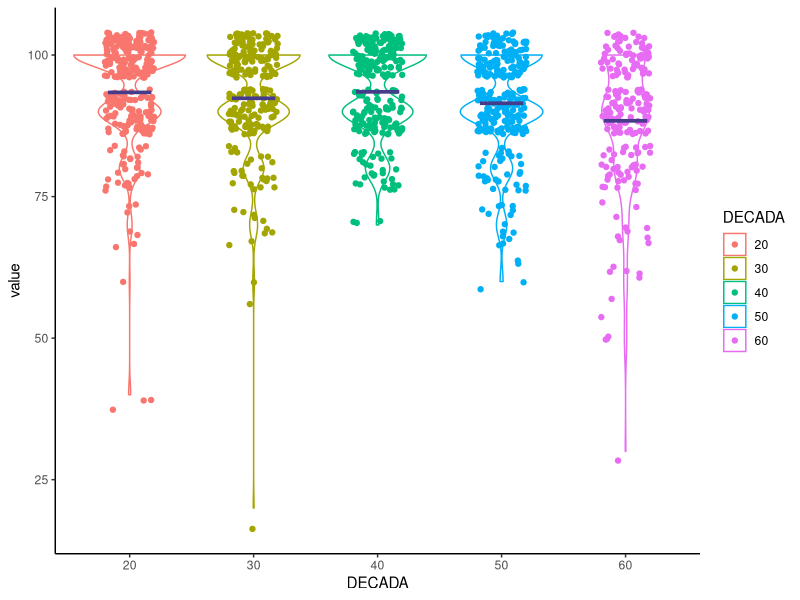
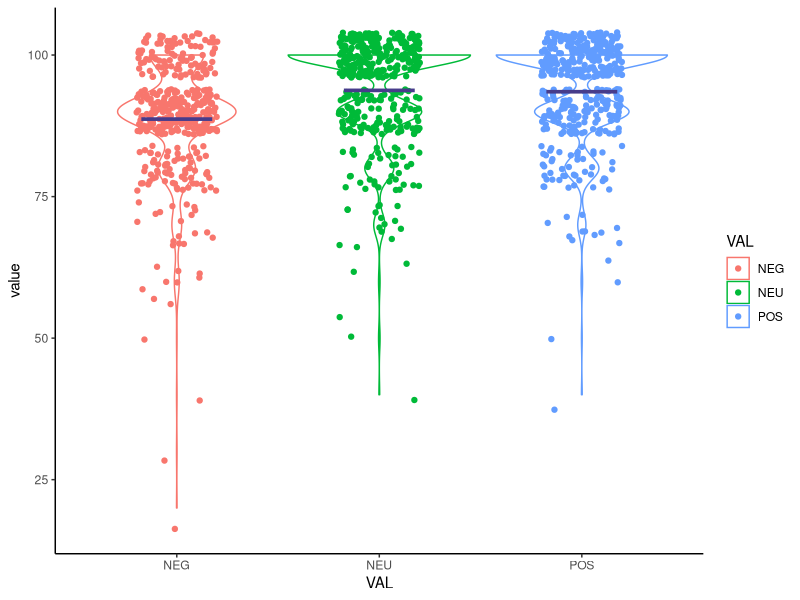

The R script that drew these images, in order: (Note: this script raises an error after producing the figures.)
library(plotrix)
library(readxl)
library(rstatix)
library(tidyverse)

#### BASES DE DATOS ####
# PARA RC, TR, EI #
data <- read_xlsx("Junto.xlsx",sheet = "TR_RC_EI")%>%
  gather(tip_cond_val, value, -c("ID","DECADA", "SEXO", "EDAD", "MoCA", "ESCOLARIDAD", 
                                 "CRI_Total_Z", "ENF_NEURO_FAM", "ENF_PSIC", "COVID",
                                 "EDIMBURGO", "IDARE_R_PUNTAJE", "IDARE_R_NIVEL",  
                                 "IDARE_E_PUNTAJE", "IDARE_E_NIVEL", "IDERE_R_PUNTAJE",
                                 "IDERE_R_NIVEL", "IDERE_E_PUNTAJE", "IDERE_E_NIVEL", 
                                 "SHIPLEY")) %>%
  separate(tip_cond_val, c("COND","TR_RC","TIPO", "VAL"), sep = "_")

data$DECADA <- as.factor(data$DECADA)
data$SEXO <- as.factor(data$SEXO)
data$ENF_NEURO_FAM <- as.factor(data$ENF_NEURO_FAM)
data$ENF_PSIC <- as.factor(data$ENF_PSIC)
data$COVID <- as.factor(data$COVID)
data$IDARE_R_NIVEL <- as.factor(data$IDARE_R_NIVEL)
data$IDARE_E_NIVEL <- as.factor(data$IDARE_E_NIVEL)
data$IDERE_R_NIVEL <- as.factor(data$IDERE_R_NIVEL)
data$IDERE_E_NIVEL <- as.factor(data$IDERE_E_NIVEL)
data$TR_RC <- as.factor(data$TR_RC)
data$COND <- as.factor(data$COND)
data$VAL <- as.factor(data$VAL)
data$TIPO <- as.factor(data$TIPO)

# PARA D PRIMA"
data1 <- read_xlsx("Junto.xlsx",sheet = "D_PRIMA")%>%
  gather(tip_cond_val, value, -c("ID","DECADA", "SEXO", "EDAD", "MoCA", "ESCOLARIDAD", 
                                 "CRI_Total_Z", "ENF_NEURO_FAM", "ENF_PSIC", "COVID",
                                 "EDIMBURGO", "IDARE_R_PUNTAJE", "IDARE_R_NIVEL",  
                                 "IDARE_E_PUNTAJE", "IDARE_E_NIVEL", "IDERE_R_PUNTAJE",
                                 "IDERE_R_NIVEL", "IDERE_E_PUNTAJE", "IDERE_E_NIVEL", 
                                 "SHIPLEY")) %>%
  separate(tip_cond_val, c("DPRIMA","COND","VAL"),
           sep = "_")

data1$DECADA <- as.factor(data1$DECADA)
data1$SEXO <- as.factor(data1$SEXO)
data1$ENF_NEURO_FAM <- as.factor(data1$ENF_NEURO_FAM)
data1$ENF_PSIC <- as.factor(data1$ENF_PSIC)
data1$COVID <- as.factor(data1$COVID)
data1$IDARE_R_NIVEL <- as.factor(data1$IDARE_R_NIVEL)
data1$IDARE_E_NIVEL <- as.factor(data1$IDARE_E_NIVEL)
data1$IDERE_R_NIVEL <- as.factor(data1$IDERE_R_NIVEL)
data1$IDERE_E_NIVEL <- as.factor(data1$IDERE_E_NIVEL)
data1$COND <- as.factor(data1$COND)
data1$VAL <- as.factor(data1$VAL)

# PARA COSTO DE TR ESCENAS - ROSTROS #
data5 <- read_xlsx("Junto.xlsx",sheet = "Costo_TR")%>%
  gather(tip_cond_val, value, -c("ID","DECADA", "SEXO", "EDAD", "MoCA", "ESCOLARIDAD", 
                                 "CRI_Total_Z", "ENF_NEURO_FAM", "ENF_PSIC", "COVID",
                                 "EDIMBURGO", "IDARE_R_PUNTAJE", "IDARE_R_NIVEL",  
                                 "IDARE_E_PUNTAJE", "IDARE_E_NIVEL", "IDERE_R_PUNTAJE",
                                 "IDERE_R_NIVEL", "IDERE_E_PUNTAJE", "IDERE_E_NIVEL", 
                                 "SHIPLEY")) %>%
  separate(tip_cond_val, c("COSTO","TR","TIPO", "VAL"),
           sep = "_")

data5$DECADA <- as.factor(data5$DECADA)
data5$SEXO <- as.factor(data5$SEXO)
data5$ENF_NEURO_FAM <- as.factor(data5$ENF_NEURO_FAM)
data5$ENF_PSIC <- as.factor(data5$ENF_PSIC)
data5$COVID <- as.factor(data5$COVID)
data5$IDARE_R_NIVEL <- as.factor(data5$IDARE_R_NIVEL)
data5$IDARE_E_NIVEL <- as.factor(data5$IDARE_E_NIVEL)
data5$IDERE_R_NIVEL <- as.factor(data5$IDERE_R_NIVEL)
data5$IDERE_E_NIVEL <- as.factor(data5$IDERE_E_NIVEL)
data5$COSTO <- as.factor(data5$COSTO)
data5$TR <- as.factor(data5$TR)
data5$TIPO <- as.factor(data5$TIPO)
data5$VAL <- as.factor(data5$VAL)

# PARA MOVIMIENTOS OCULARES #
data2 <- read_xlsx("Junto.xlsx",sheet = "INDICES")%>%
  gather(tip_cond_val, value, -c("ID","DECADA", "SEXO", "EDAD", "MoCA", "ESCOLARIDAD", 
                                 "CRI_Total_Z", "ENF_NEURO_FAM", "ENF_PSIC", "COVID",
                                 "EDIMBURGO", "IDARE_R_PUNTAJE", "IDARE_R_NIVEL",  
                                 "IDARE_E_PUNTAJE", "IDARE_E_NIVEL", "IDERE_R_PUNTAJE",
                                 "IDERE_R_NIVEL", "IDERE_E_PUNTAJE", "IDERE_E_NIVEL", 
                                 "SHIPLEY")) %>%
  separate(tip_cond_val, c("MECANISM","MEDICION","CALIF","FASE","ESTIMULO","TIPO","VAL"),
           sep = "_")
data2$DECADA <- as.factor(data2$DECADA)
data2$MECANISM <- as.factor(data2$MECANISM)
data2$MEDICION <- as.factor(data2$MEDICION)
data2$CALIF <- as.factor(data2$CALIF)
data2$FASE <- as.factor(data2$FASE)
data2$ESTIMULO <- as.factor(data2$ESTIMULO)
data2$TIPO <- as.factor(data2$TIPO)
data2$VAL <- as.factor(data2$VAL)

# RESTA DE ROSTROS Y ESCENAS #

data4 <- read_xlsx("Junto.xlsx",sheet = "COSTO_MECANISMOS")%>%
  gather(tip_cond_val, value, -c("ID","DECADA", "SEXO", "EDAD", "MoCA", "ESCOLARIDAD", 
                                 "CRI_Total_Z", "ENF_NEURO_FAM", "ENF_PSIC", "COVID",
                                 "EDIMBURGO", "IDARE_R_PUNTAJE", "IDARE_R_NIVEL",  
                                 "IDARE_E_PUNTAJE", "IDARE_E_NIVEL", "IDERE_R_PUNTAJE",
                                 "IDERE_R_NIVEL", "IDERE_E_PUNTAJE", "IDERE_E_NIVEL", 
                                 "SHIPLEY")) %>%
  separate(tip_cond_val, c("MECANISM","MEDICION","COND","VAL"),
           sep = "_")
data4$DECADA <- as.factor(data4$DECADA)
data4$MECANISM <- as.factor(data4$MECANISM)
data4$MEDICION <- as.factor(data4$MEDICION)
data4$COND <- as.factor(data4$COND)
data4$VAL <- as.factor(data4$VAL)


#### GRAFICAS DE VIOLIN RC, TR, EI, D PRIMA ####

# RC # 
filter(data, TR_RC == "RC", !COND=="PAS", !VAL=="TOT", TIPO=="TG") %>%
  ggplot(aes(y = value, x = DECADA, color=DECADA)) +
  geom_violin(alpha = 0.5) +
  geom_jitter(position = position_jitter(seed = 1, width = 0.2)) +
  theme(legend.position = "none") +
  theme_classic() +
  stat_summary(fun = "mean",
               geom = "crossbar", 
               width = 0.35,
               color = "#473C8B")

filter(data, TR_RC == "RC", !COND=="PAS", !VAL=="TOT", TIPO=="TG") %>%
  ggplot(aes(y = value, x = VAL, color=VAL)) +
  geom_violin(alpha = 0.5) +
  geom_jitter(position = position_jitter(seed = 1, width = 0.2)) +
  theme(legend.position = "none") +
  theme_classic() +
  stat_summary(fun = "mean",
               geom = "crossbar", 
               width = 0.35,
               color = "#473C8B")

filter(data, TR_RC == "RC", !COND=="PAS", !VAL=="TOT", TIPO=="TG") %>%
  summarySE(measurevar = "value", groupvars = c("VAL","COND"))%>%
  ggplot(aes(y=value, x=VAL, fill= COND)) +
  geom_col(position = "dodge") +
  theme_classic() +
  geom_errorbar(aes(ymin = value - sd, ymax = value + sd),
                position = "dodge")


# TR #
filter(data, TR_RC == "TR", !COND=="PAS", !VAL=="TOT", TIPO=="TG") %>%
  ggplot(aes(y = value, x = DECADA, color=DECADA)) +
  geom_violin(alpha = 0.5) +
  geom_jitter(position = position_jitter(seed = 1, width = 0.2)) +
  theme(legend.position = "none") +
  theme_classic() +
  stat_summary(fun = "mean",
               geom = "crossbar", 
               width = 0.35,
               color = "#473C8B")

filter(data, TR_RC == "TR", !COND=="PAS", !VAL=="TOT", TIPO=="TG") %>%
  ggplot(aes(y = value, x = COND, color=COND)) +
  geom_violin(alpha = 0.5) +
  geom_jitter(position = position_jitter(seed = 1, width = 0.2)) +
  theme(legend.position = "none") +
  theme_classic() +
  stat_summary(fun = "mean",
               geom = "crossbar", 
               width = 0.35,
               color = "#473C8B")


# COSTO TR #

filter(data5, !VAL=="TOT") %>%
  ggplot(aes(y = value, x = DECADA, color=DECADA)) +
  geom_violin(alpha = 0.5) +
  geom_jitter(position = position_jitter(seed = 1, width = 0.2)) +
  theme(legend.position = "none") +
  theme_classic() +
  stat_summary(fun = "mean",
               geom = "crossbar", 
               width = 0.35,
               color = "#473C8B")


# EI #
filter(data, TR_RC == "EI", !COND=="PAS", !VAL=="TOT", TIPO=="TG") %>%
  ggplot(aes(y = value, x = DECADA, color=DECADA)) +
  geom_violin(alpha = 0.5) +
  geom_jitter(position = position_jitter(seed = 1, width = 0.2)) +
  theme(legend.position = "none") +
  theme_classic() +
  stat_summary(fun = "mean",
               geom = "crossbar", 
               width = 0.35,
               color = "#473C8B")

filter(data, TR_RC == "EI", !COND=="PAS", !VAL=="TOT", TIPO=="TG") %>%
  ggplot(aes(y = value, x = COND, color=COND)) +
  geom_violin(alpha = 0.5) +
  geom_jitter(position = position_jitter(seed = 1, width = 0.2)) +
  theme(legend.position = "none") +
  theme_classic() +
  stat_summary(fun = "mean",
               geom = "crossbar", 
               width = 0.35,
               color = "#473C8B")

filter(data, TR_RC == "EI", !COND=="PAS", !VAL=="TOT", TIPO=="TG") %>%
  ggplot(aes(y = value, x = VAL, color= VAL)) +
  geom_violin(alpha = 0.5) +
  geom_jitter(position = position_jitter(seed = 1, width = 0.2)) +
  theme(legend.position = "none") +
  theme_classic() +
  stat_summary(fun = "mean",
               geom = "crossbar", 
               width = 0.35,
               color = "#473C8B")


# D PRIMA #
filter(data1, !VAL=="TOT") %>%
  ggplot(aes(y = value, x = DECADA, color=DECADA)) +
  geom_violin(alpha = 0.5) +
  geom_jitter(position = position_jitter(seed = 1, width = 0.2)) +
  theme(legend.position = "none") +
  theme_classic() +
  stat_summary(fun = "mean",
               geom = "crossbar", 
               width = 0.35,
               color = "#473C8B")

filter(data1, !VAL=="TOT") %>%
  summarySE(measurevar = "value", groupvars = c("COND","VAL"))%>%
  ggplot(aes(y=value, x=VAL, fill= COND)) +
  geom_col(position = "dodge") + 
  geom_errorbar(aes(ymin = value - sd, ymax = value + sd),
                position = "dodge")

#### GRAFICAS DE VIOLIN MOVIMIENTOS OCULARES ####

# AMPLIFICACION #
filter(data2, MECANISM== "AMP", MEDICION=="NUM", CALIF=="COR", FASE== "COD", ESTIMULO== "ESC", TIPO=="TG", !VAL=="TOT") %>%
  ggplot(aes(y = value, x = DECADA, color=DECADA)) +
  geom_violin(alpha = 0.5) +
  geom_jitter(position = position_jitter(seed = 1, width = 0.2)) +
  theme(legend.position = "none") +
  theme_classic() +
  stat_summary(fun = "mean",
               geom = "crossbar", 
               width = 0.35,
               color = "#473C8B")

filter(data2, MECANISM== "AMP", MEDICION=="DUR", CALIF=="COR", FASE== "COD", ESTIMULO== "ESC", TIPO=="TG", !VAL=="TOT") %>%
  ggplot(aes(y = value, x = DECADA, color=DECADA)) +
  geom_violin(alpha = 0.5) +
  geom_jitter(position = position_jitter(seed = 1, width = 0.2)) +
  theme(legend.position = "none") +
  theme_classic() +
  stat_summary(fun = "mean",
               geom = "crossbar", 
               width = 0.35,
               color = "#473C8B")

filter(data2, MECANISM== "AMP", MEDICION=="DUR", CALIF=="COR", FASE== "COD", ESTIMULO== "ESC", TIPO=="TG", !VAL=="TOT") %>%
  ggplot(aes(y = value, x = VAL, color=VAL)) +
  geom_violin(alpha = 0.5) +
  geom_jitter(position = position_jitter(seed = 1, width = 0.2)) +
  theme(legend.position = "none") +
  theme_classic() +
  stat_summary(fun = "mean",
               geom = "crossbar", 
               width = 0.35,
               color = "#473C8B")

# SUPRESION #

filter(data2, MECANISM== "SUP", MEDICION=="NUM", CALIF=="COR", FASE== "COD", ESTIMULO== "ESC", TIPO=="TG", !VAL=="TOT") %>%
  ggplot(aes(y = value, x = DECADA, color=DECADA)) +
  geom_violin(alpha = 0.5) +
  geom_jitter(position = position_jitter(seed = 1, width = 0.2)) +
  theme(legend.position = "none") +
  theme_classic() +
  stat_summary(fun = "mean",
               geom = "crossbar", 
               width = 0.35,
               color = "#473C8B")

filter(data2, MECANISM== "SUP", MEDICION=="DUR", CALIF=="COR", FASE== "COD", ESTIMULO== "ESC", TIPO=="TG", !VAL=="TOT") %>%
  ggplot(aes(y = value, x = DECADA, color=DECADA)) +
  geom_violin(alpha = 0.5) +
  geom_jitter(position = position_jitter(seed = 1, width = 0.2)) +
  theme(legend.position = "none") +
  theme_classic() +
  stat_summary(fun = "mean",
               geom = "crossbar", 
               width = 0.35,
               color = "#473C8B")

# COSTO ROSTROS - ESCENAS #

filter(data4, MECANISM== "RAMP", MEDICION=="NUM", !VAL=="TOT") %>%
  ggplot(aes(y = value, x = COND, color=COND)) +
  geom_violin(alpha = 0.5) +
  geom_jitter(position = position_jitter(seed = 1, width = 0.2)) +
  theme(legend.position = "none") +
  theme_classic() +
  stat_summary(fun = "mean",
               geom = "crossbar", 
               width = 0.35,
               color = "#473C8B")

filter(data4, MECANISM== "RAMP", MEDICION=="NUM", !VAL=="TOT") %>%
  summarySE(measurevar = "value", groupvars = c("DECADA", "COND"))%>%
  ggplot(aes(y=value, x=COND, fill= DECADA)) +
  geom_col(position = "dodge") + 
  geom_errorbar(aes(ymin = value - sd, ymax = value + sd),
                position = "dodge")

filter(data4, MECANISM== "RAMP", MEDICION=="DUR", !VAL=="TOT") %>%
  ggplot(aes(y = value, x = COND, color=COND)) +
  geom_violin(alpha = 0.5) +
  geom_jitter(position = position_jitter(seed = 1, width = 0.2)) +
  theme(legend.position = "none") +
  theme_classic() +
  stat_summary(fun = "mean",
               geom = "crossbar", 
               width = 0.35,
               color = "#473C8B")

filter(data4, MECANISM== "RAMP", MEDICION=="DUR", !VAL=="TOT") %>%
  summarySE(measurevar = "value", groupvars = c("DECADA", "COND"))%>%
  ggplot(aes(y=value, x=COND, fill= DECADA)) +
  geom_col(position = "dodge") + 
  geom_errorbar(aes(ymin = value - sd, ymax = value + sd),
                position = "dodge")
